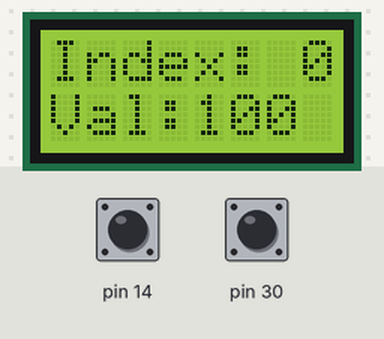
Recording of a sketch running on a simulated Arduino Leonardo, built with avr-gcc and run on an emulated ATmega32U4. Parts: 8×2 character LCD. The inputs (shaded band) are chosen by the test bench; at power-on: pin 14 HIGH, pin 30 HIGH.

Above: at 1.2 s.
1.3 s: pin 14 pulled LOW for 0.15 s
At 1.6 s:
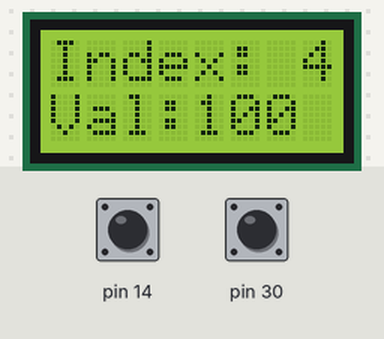
2.9 s: pin 14 pulled LOW for 1 s
At 4.0 s:
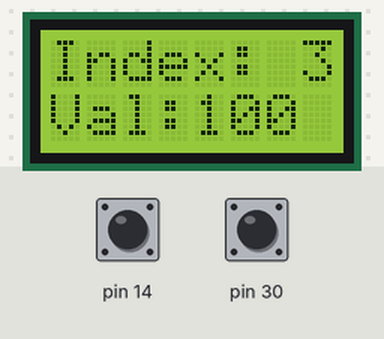
Timing chart, 0 to 5.9 s (numbered marks = the images above; inputs shaded):
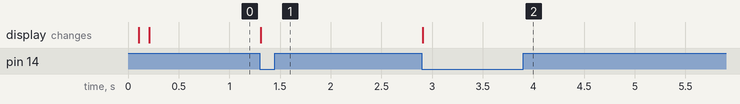

Measured:
- after the input at 1.3 s, the display: changes at once (image 1)
- after the input at 2.9 s, the display: changes at once (image 2)

The sketch:

0_LineSensorTest.ino
```cpp
/* This program displays the value sensed by each of the line sensors
 *
 * Because the screen is of limited size, we only print one value at a time and use the
 *
 * WARNING: You need to place the jumper on the bottom PCB on the DN4 and DN2 position.
 * See https://www.pololu.com/docs/0J63/3.5
 *
 * We use the library Zumo32U4LineSensors
 * See https://pololu.github.io/zumo-32u4-arduino-library/class_zumo32_u4_line_sensors.html
 */

#include <Wire.h>
#include <Zumo32U4.h>

Zumo32U4LCD lcd;
Zumo32U4ButtonA buttonA;
Zumo32U4ButtonB buttonB;
Zumo32U4LineSensors lineSensors; // this is the tools for reading the sensors values

// there is 5 sensors, we just #define NUM_SENSORS 5 to not have to use directly the number 5 all along the program
#define NUM_SENSORS 5

// this creates a list of 5 integer
// see https://www.tutorialspoint.com/cplusplus/cpp_arrays.htm
// we are going to store the sensors values in that list
int lineSensorValues[NUM_SENSORS];

// this is to keep track of which sensor we display on the lcd screen
int selectedSensorIndex = 0;

// we will only read sensors value every 100ms
// this variable is to store the time we last read the sensors
int lastSampleTime = 0;

void setup()
{
  // this initialize the sensors and various memory space used by the library
  // see https://pololu.github.io/zumo-32u4-arduino-library/class_zumo32_u4_line_sensors.html#a3873997ed35fbc1c6c57411f6cee1f2d
  lineSensors.initFiveSensors();
}


void loop()
{

  // once 100ms have elapsed, we enter this if statement
  // we do that because we need to keep monitoring the buttons below, so we need the loop to be as fats a possible
  // however if we go too fast we cannot see what is printed on the screen
  // that is why we only read and print on the screen every 100 ms, but check the buttons state all the time
  if ((millis() - lastSampleTime) >= 100)
  {

    // update lastSampleTime to now, so we enter this function again in 100ms
    lastSampleTime = millis();

    // Read all line sensors and put the values in lineSensorValues
    // This turns the emitters on at the same time
    lineSensors.read(lineSensorValues, QTR_EMITTERS_ON);
    // for curious students, the actual function that reads from the sensors is
    // https://github.com/pololu/zumo-32u4-arduino-library/blob/master/QTRSensors.cpp#L424
    // The reason why the values are low for white and high for black is that
    // our measure is the time it takes for the sensor to come back to the state LOW after being pulled to HIGH
    // this depends on the amount of infrared light coming back to the sensor
    // which depends on the color of the surface,
    // black surfaces absorb more light, so less is light is coming back to the sensor,
    // so it takes more time to go back to a LOW state
    //
    // from https://www.pololu.com/docs/0J63/3.5:
    // The reflectance sensors operate on the same principles as our QTR-1RC sensor:
    // the AVR uses an I/O line to drive the sensor output high, and then measures the time for the output voltage to decay.


    // We print the sensor value currently selected
    lcd.clear();
    lcd.print("Index: ");
    lcd.print(selectedSensorIndex);
    lcd.gotoXY(0, 1);
    lcd.print("Val:");
    lcd.print(lineSensorValues[selectedSensorIndex]);
  }

  // If button A is pressed, select the previous sensor.
  if (buttonA.getSingleDebouncedPress())
  {
    selectedSensorIndex = (selectedSensorIndex + NUM_SENSORS - 1) % NUM_SENSORS;
    // if curious read more about modulo: https://en.wikipedia.org/wiki/Modulo_operation
    // and in c++ it is the % operator: https://www.cprogramming.com/tutorial/modulus.html
  }

  // If button B is pressed, select the next sensor.
  if (buttonB.getSingleDebouncedPress())
  {
    selectedSensorIndex = (selectedSensorIndex + 1) % NUM_SENSORS;
  }


}
```
